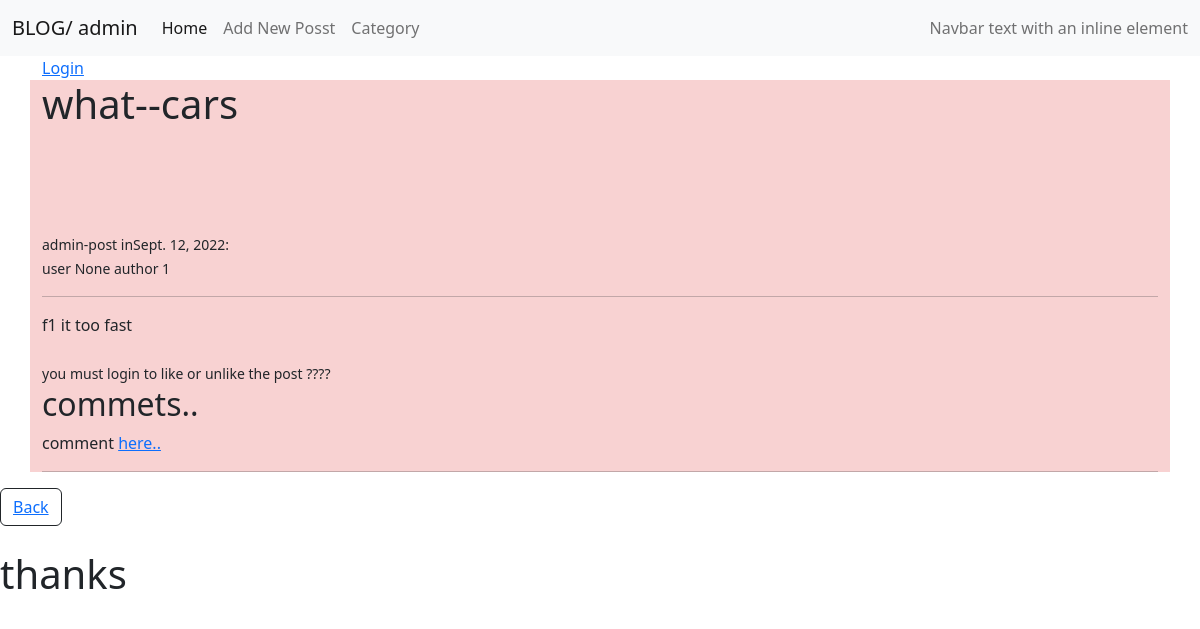
Before: /deteil/1/ with the older database file.
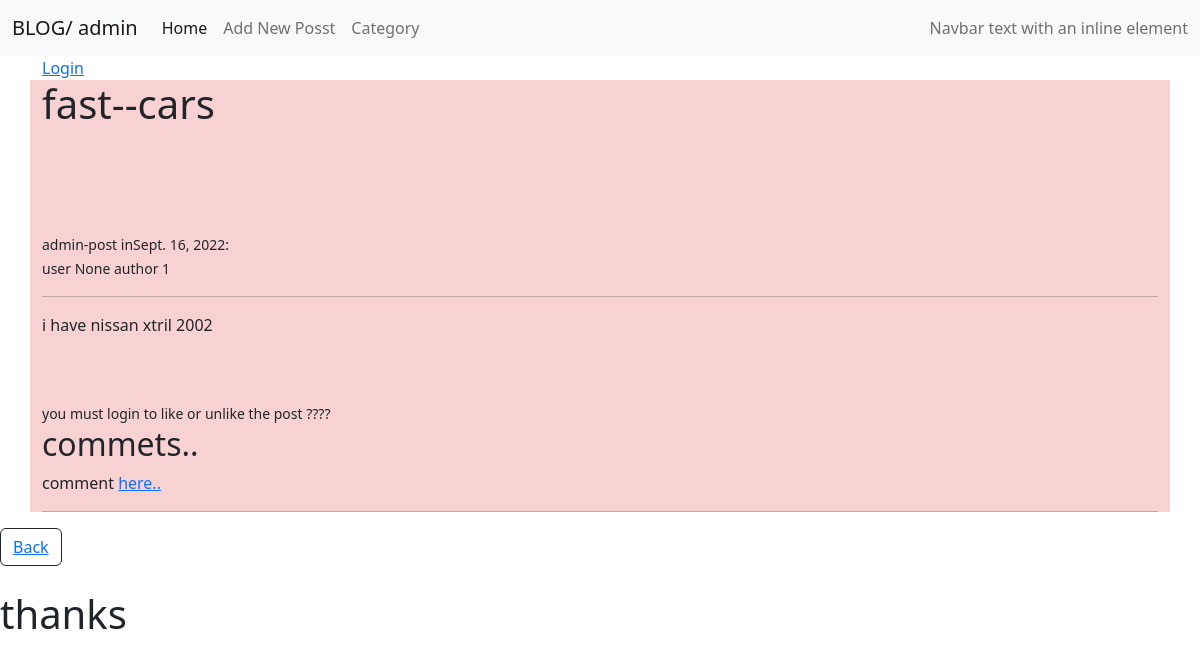
After: the same page with the newer database file.
### theblog/models.py (models this page shows, shortened)
class Post (models.Model):
    title = models.CharField(max_length=255)
    header_image = models.ImageField(null=True,blank=True, upload_to="images/")
    title_tag = models.CharField(max_length=255, default='The Top')
    author = models.ForeignKey(User, on_delete=models.CASCADE)
    body = RichTextField(blank=True,null=True)
    post_date = models.DateField(auto_now_add=True)
    category = models.ForeignKey(Category, max_length=25,on_delete=models.CASCADE)
    likes = models.ManyToManyField(User, related_name='blog_posts')
    def total_likes(self):
        return self.likes.count()

class Category(models.Model):
    name = models.CharField(max_length=255)
    def __str__(self):
        return self.name

### theblog/views.py (the view)
# urls.py: path('deteil/<int:pk>/',views.Detail.as_view(),name='deteil'),
class Detail(DetailView):
    model = Post
    template_name = 'theblog/deteil.html'
    def get_context_data(self,*args, **kwargs):
        cat_menu = Category.objects.all()
        context = super(Detail,self).get_context_data()
        stuff = get_object_or_404(Post,id=self.kwargs['pk'])
        total_likes = stuff.total_likes()
        liked = False
        if stuff.likes.filter(id=self.request.user.id).exists():
            liked =True
        context['cat_menu'] = cat_menu
        context['total_likes']= total_likes
        context['liked']= liked
        return context

### theblog/templates/theblog/deteil.html (shortened to what this page needs)
{% extends "theblog/home.html" %}
{% block content %}
<div style="background-color: rgb(248, 210, 210);" class="container">
    <h1><span>{{post.title}}--{{post.category}}</span></h1><br>
    <br>
    <br>
    <br>
    <small>{{post.author}}-post in{{post.post_date}}:<br>
        user {{user.id}}
        author {{post.author.id}}
    </small>
    <hr>
    <span>{{post.body|safe}}</span>
    <br>
    <br>
    {% if user.is_authenticated %}
    <form action="{% url 'like_post' post.pk %}" method="POST">
        {% csrf_token %}
        {% if liked %}
        <button type="submit" name="post_id" class="btn btn-danger btn-sm" value="{{post.id}}" >UnLike</button>
        {% else %}
        <button type="submit" name="post_id" class="btn btn-primary btn-sm" value="{{post.id}}" >Like</button>
        {%endif%}
        - {{total_likes}} Likes
    </form>
    {% else %}
    <small> you must login to like or unlike the post ????</small>
    {%endif%}
    <br>
    <div>
        <h2>commets..</h2>
        {% if not post.comments.all %}
        comment <a href="{% url 'comment' post.pk %}">here..</a><br>
        <hr>
        {%endif%}
    </div>
</div>
<button type="button" class="btn btn-outline-dark"><a href="{% url 'home' %}">Back</a></button>
<br><br>
<h1>thanks</h1>
{% endblock content %}

### theblog/templates/theblog/home.html (shortened to what this page needs)
<!DOCTYPE html>
{% load static %}
<html lang="en">
<head>
    <link rel="stylesheet" href="{% static 'css/bootstrap.css' %}">
</head>
<body>
    <nav class="navbar navbar-expand-lg bg-light">
        <div class="container-fluid">
          <a class="navbar-brand" href="{% url 'home' %}">BLOG/ {{post.author}}</a>
          <div class="collapse navbar-collapse" id="navbarText">
            <ul class="navbar-nav me-auto mb-2 mb-lg-0">
              <li class="nav-item">
                <a class="nav-link active" aria-current="page" href="{% url 'home' %}">Home</a>
              </li>
              <li class="nav-item">
                <a class="nav-link" href="{% url 'add_post' %}">Add New Posst</a>
              </li>
              <li class="nav-item">
                <a class="nav-link" href="#">Category</a>
              </li>
            </ul>
            <span class="navbar-text">
              Navbar text with an inline element
            </span>
          </div>
        </div>
      </nav>
    <section>
        <div class="container">
          <div>
            {% if user.is_authenticated %}
            <a href="#">Wellcome--{{user.username}}</a>
            <a href="{% url 'logout' %}">Logout</a>
            <a href="{% url 'edit_profile' %}">Edit Profile</a>
            {% else %}
            <a href="{% url 'login' %}">Login</a>
            {% endif %}
     </section>
    {% block content %}{% endblock content %}
</body>
</html>

Changed rows visible on the page:
changed Post "cars": title "what" → "fast"; post_date "Sept. 12, 2022" → "Sept. 16, 2022"; body "f1 it too fast" → "i have nissan xtril 2002"
